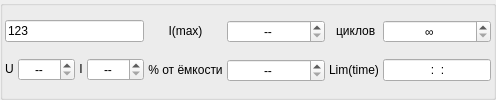
    <widget class="QGroupBox" name="method_box">
     <property name="sizePolicy">
      <sizepolicy hsizetype="Expanding" vsizetype="Maximum">
       <horstretch>0</horstretch>
       <verstretch>0</verstretch>
      </sizepolicy>
     </property>
     <property name="title">
      <string/>
     </property>
     <layout class="QHBoxLayout" name="horizontalLayout_6">
      <property name="spacing">
       <number>4</number>
      </property>
      <property name="leftMargin">
       <number>2</number>
      </property>
      <property name="topMargin">
       <number>2</number>
      </property>
      <property name="rightMargin">
       <number>2</number>
      </property>
      <property name="bottomMargin">
       <number>2</number>
      </property>
      <item>
       <layout class="QGridLayout" name="gridLayout_8">
        <property name="sizeConstraint">
         <enum>QLayout::SetMinAndMaxSize</enum>
        </property>
        <property name="spacing">
         <number>4</number>
        </property>
        <item row="0" column="0">
         <widget class="QLineEdit" name="ed_method_name">
          <property name="sizePolicy">
           <sizepolicy hsizetype="Expanding" vsizetype="Maximum">
            <horstretch>0</horstretch>
            <verstretch>0</verstretch>
           </sizepolicy>
          </property>
          <property name="text">
           <string>123</string>
          </property>
          <property name="maxLength">
           <number>256</number>
          </property>
         </widget>
        </item>
        <item row="1" column="0">
         <layout class="QHBoxLayout" name="horizontalLayout_4">
          <property name="spacing">
           <number>4</number>
          </property>
          <item>
           <spacer name="horizontalSpacer_2">
            <property name="orientation">
             <enum>Qt::Horizontal</enum>
            </property>
            <property name="sizeHint" stdset="0">
             <size>
              <width>0</width>
              <height>20</height>
             </size>
            </property>
           </spacer>
          </item>
          <item>
           <widget class="QLabel" name="label_8">
            <property name="sizePolicy">
             <sizepolicy hsizetype="Maximum" vsizetype="Fixed">
              <horstretch>0</horstretch>
              <verstretch>0</verstretch>
             </sizepolicy>
            </property>
            <property name="text">
             <string>U</string>
            </property>
            <property name="textFormat">
             <enum>Qt::PlainText</enum>
            </property>
            <property name="alignment">
             <set>Qt::AlignCenter</set>
            </property>
           </widget>
          </item>
          <item>
           <widget class="QDoubleSpinBox" name="edVoltage">
            <property name="sizePolicy">
             <sizepolicy hsizetype="Maximum" vsizetype="Maximum">
              <horstretch>0</horstretch>
              <verstretch>0</verstretch>
             </sizepolicy>
            </property>
            <property name="alignment">
             <set>Qt::AlignCenter</set>
            </property>
            <property name="specialValueText">
             <string>--</string>
            </property>
           </widget>
          </item>
          <item>
           <widget class="QLabel" name="label_5">
            <property name="sizePolicy">
             <sizepolicy hsizetype="Maximum" vsizetype="Fixed">
              <horstretch>0</horstretch>
              <verstretch>0</verstretch>
             </sizepolicy>
            </property>
            <property name="text">
             <string>I</string>
            </property>
            <property name="alignment">
             <set>Qt::AlignCenter</set>
            </property>
           </widget>
          </item>
          <item>
           <widget class="QDoubleSpinBox" name="edCapacity">
            <property name="sizePolicy">
             <sizepolicy hsizetype="Maximum" vsizetype="Maximum">
              <horstretch>0</horstretch>
              <verstretch>0</verstretch>
             </sizepolicy>
            </property>
            <property name="alignment">
             <set>Qt::AlignCenter</set>
            </property>
            <property name="specialValueText">
             <string>--</string>
            </property>
           </widget>
          </item>
         </layout>
        </item>
       </layout>
      </item>
      <item>
       <layout class="QGridLayout" name="gridLayout_7">
        <property name="spacing">
         <number>4</number>
        </property>
        <item row="0" column="0">
         <widget class="QLabel" name="label_6">
          <property name="sizePolicy">
           <sizepolicy hsizetype="Preferred" vsizetype="Fixed">
            <horstretch>0</horstretch>
            <verstretch>0</verstretch>
           </sizepolicy>
          </property>
          <property name="text">
           <string>I(max)</string>
          </property>
          <property name="textFormat">
           <enum>Qt::PlainText</enum>
          </property>
          <property name="alignment">
           <set>Qt::AlignCenter</set>
          </property>
         </widget>
        </item>
        <item row="1" column="0">
         <widget class="QLabel" name="label_4">
          <property name="sizePolicy">
           <sizepolicy hsizetype="Preferred" vsizetype="Fixed">
            <horstretch>0</horstretch>
            <verstretch>0</verstretch>
           </sizepolicy>
          </property>
          <property name="text">
           <string>% от ёмкости</string>
          </property>
          <property name="alignment">
           <set>Qt::AlignCenter</set>
          </property>
         </widget>
        </item>
        <item row="1" column="1">
         <widget class="QDoubleSpinBox" name="edCapPercent">
          <property name="sizePolicy">
           <sizepolicy hsizetype="Maximum" vsizetype="Preferred">
            <horstretch>0</horstretch>
            <verstretch>0</verstretch>
           </sizepolicy>
          </property>
          <property name="alignment">
           <set>Qt::AlignCenter</set>
          </property>
          <property name="specialValueText">
           <string>--</string>
          </property>
          <property name="suffix">
           <string> %</string>
          </property>
          <property name="decimals">
           <number>4</number>
          </property>
          <property name="maximum">
           <double>9999.989999999999782</double>
          </property>
          <property name="singleStep">
           <double>0.100000000000000</double>
          </property>
         </widget>
        </item>
        <item row="0" column="1">
         <widget class="QDoubleSpinBox" name="edMMaxCurrent">
          <property name="sizePolicy">
           <sizepolicy hsizetype="Preferred" vsizetype="Preferred">
            <horstretch>0</horstretch>
            <verstretch>0</verstretch>
           </sizepolicy>
          </property>
          <property name="alignment">
           <set>Qt::AlignCenter</set>
          </property>
          <property name="specialValueText">
           <string>--</string>
          </property>
         </widget>
        </item>
       </layout>
      </item>
      <item>
       <layout class="QGridLayout" name="gridLayout_6">
        <property name="spacing">
         <number>4</number>
        </property>
        <item row="0" column="0">
         <widget class="QLabel" name="label_7">
          <property name="sizePolicy">
           <sizepolicy hsizetype="Preferred" vsizetype="Fixed">
            <horstretch>0</horstretch>
            <verstretch>0</verstretch>
           </sizepolicy>
          </property>
          <property name="text">
           <string> циклов</string>
          </property>
          <property name="alignment">
           <set>Qt::AlignCenter</set>
          </property>
         </widget>
        </item>
        <item row="0" column="1">
         <widget class="QSpinBox" name="sbMCycleCount">
          <property name="sizePolicy">
           <sizepolicy hsizetype="Preferred" vsizetype="Preferred">
            <horstretch>0</horstretch>
            <verstretch>0</verstretch>
           </sizepolicy>
          </property>
          <property name="alignment">
           <set>Qt::AlignCenter</set>
          </property>
          <property name="specialValueText">
           <string>∞</string>
          </property>
          <property name="minimum">
           <number>0</number>
          </property>
          <property name="maximum">
           <number>99</number>
          </property>
         </widget>
        </item>
        <item row="1" column="0">
         <widget class="QLabel" name="label_3">
          <property name="sizePolicy">
           <sizepolicy hsizetype="Preferred" vsizetype="Fixed">
            <horstretch>0</horstretch>
            <verstretch>0</verstretch>
           </sizepolicy>
          </property>
          <property name="text">
           <string>Lim(time)</string>
          </property>
          <property name="alignment">
           <set>Qt::AlignCenter</set>
          </property>
         </widget>
        </item>
        <item row="1" column="1">
         <widget class="QLineEdit" name="edMethodTime">
          <property name="sizePolicy">
           <sizepolicy hsizetype="Preferred" vsizetype="Preferred">
            <horstretch>0</horstretch>
            <verstretch>0</verstretch>
           </sizepolicy>
          </property>
          <property name="inputMask">
           <string notr="true">009:09:09</string>
          </property>
          <property name="alignment">
           <set>Qt::AlignCenter</set>
          </property>
         </widget>
        </item>
       </layout>
      </item>
     </layout>
    </widget>
